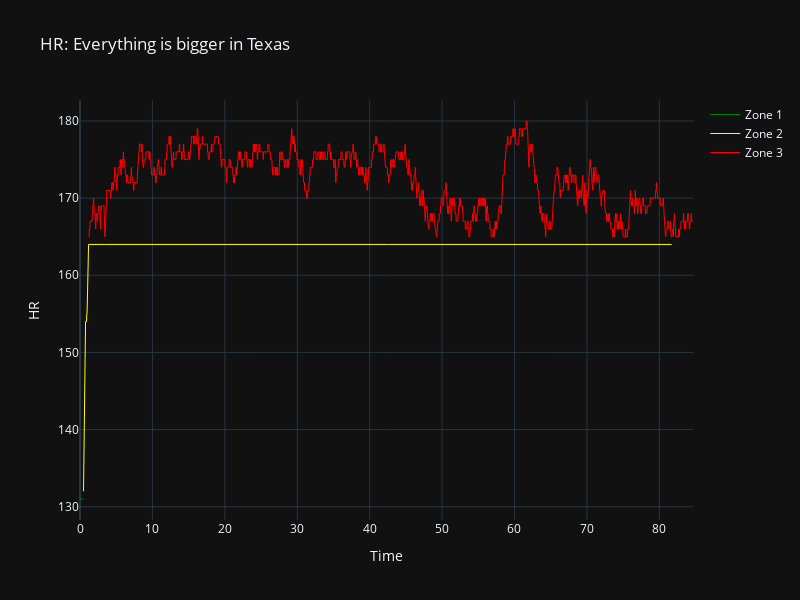

Notebook code for this chart:
### Code cell
zone_colors = {
    'Zone 1': 'green',
    'Zone 2': 'yellow',
    'Zone 3': 'red',
    'Zone 4': 'red'
}

# Create the figure
fig = go.Figure()

# Add traces for each zone
for zone in data['Zone'].unique():
    zone_data = data[data['Zone'] == zone]
    fig.add_trace(go.Scatter(
        x=zone_data['Time'],
        y=zone_data['HR'],
        mode='lines',
        name=zone,
        line=dict(color=zone_colors[zone], width=1)  # Assign color based on zone
    ))

fig.update_layout(
    title=f'{base}: {name}',
    xaxis_title='Time',
    yaxis_title=base,
    autosize=False,
    width=800,
    height=600
)

fig.show()

### Figure 1 — Plotly figure (JSON) as saved in the notebook; plotly's stock layout.template omitted (floating-point values rounded to 4 significant figures; data arrays with more than 128 entries replaced by an {"elided": "..."} marker saying what was removed)
{"data": [{"line": {"color": "green", "width": 1}, "mode": "lines", "name": "Zone 1", "x": [0.0, 0.01667, 0.05, 0.08333, 0.1167, 0.15, 0.1833, 0.2167, 0.25, 0.2833, 0.3167, 0.3333, 0.35, 0.3833, 0.4167, 0.4333, 0.45], "y": [131, 131, 131, 131, 131, 131, 131, 131, 131, 131, 131, 131, 131, 131, 131, 131, 131], "type": "scatter"}, {"line": {"color": "yellow", "width": 1}, "mode": "lines", "name": "Zone 2", "x": [0.4833, 0.5, 0.5167, 0.5333, 0.55, 0.5667, 0.6, 0.6167, 0.6333, 0.6667, 0.7, 0.7333, 0.7667, 0.7833, 0.8, 0.8167, 0.8333, 0.8667, 0.9, 0.9333, 0.95, 0.9667, 1.0, 1.017, 1.033, 1.05, 1.067, 1.083, 1.1, 1.117, 1.133, 1.15, 1.167, 1.183, 3.483, 56.82, 56.85, 56.88, 56.92, 57.22, 57.25, 75.47, 75.5, 75.53, 81.67, 81.7], "y": [132, 134, 136, 138, 140, 142, 145, 146, 148, 150, 152, 154, 154, 154, 154, 154, 154, 154, 154, 155, 155, 155, 156, 157, 157, 157, 158, 159, 160, 161, 162, 164, 164, 164, 164, 164, 164, 164, 164, 164, 164, 164, 164, 164, 164, 164], "type": "scatter"}, {"line": {"color": "red", "width": 1}, "mode": "lines", "name": "Zone 3", "x": {"elided": "2745 float values"}, "y": {"elided": "2745 int values"}, "type": "scatter"}], "layout": {"title": {"text": "HR: Everything is bigger in Texas"}, "xaxis": {"title": {"text": "Time"}}, "yaxis": {"title": {"text": "HR"}}, "autosize": false, "width": 800, "height": 600}}
